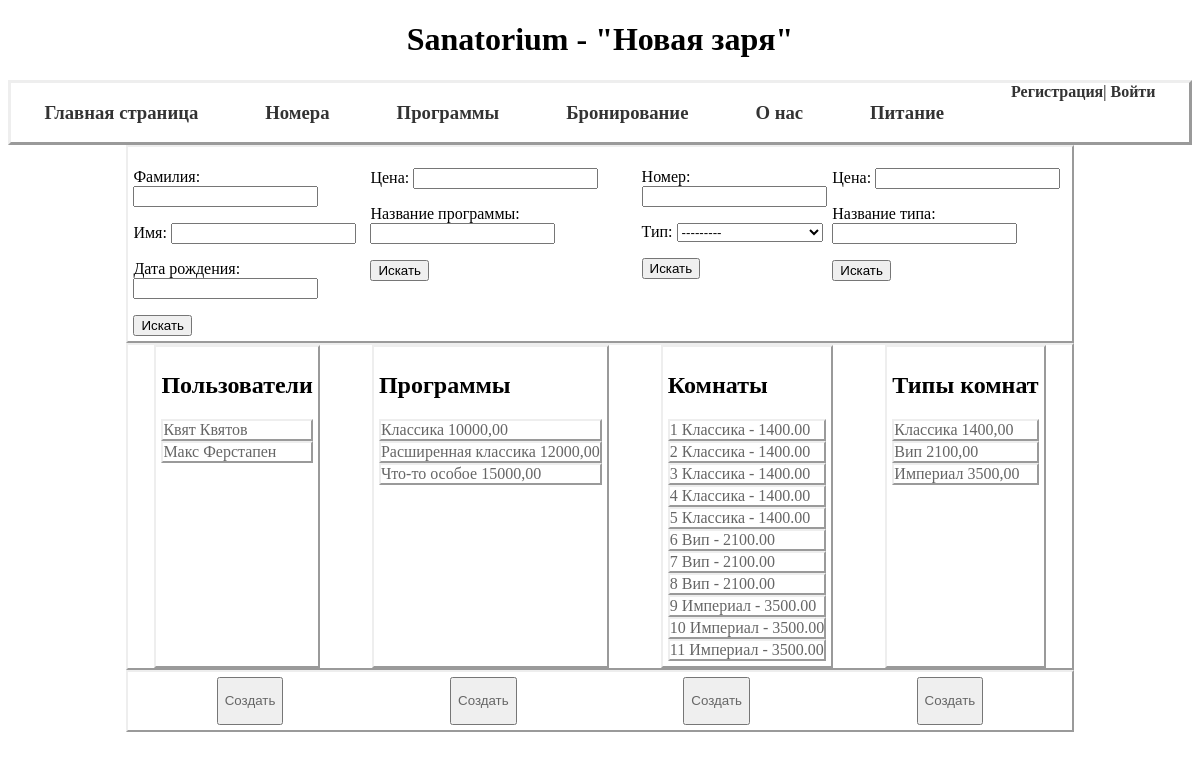
Page /Sanatorium/adminviews/ on the earlier database version.
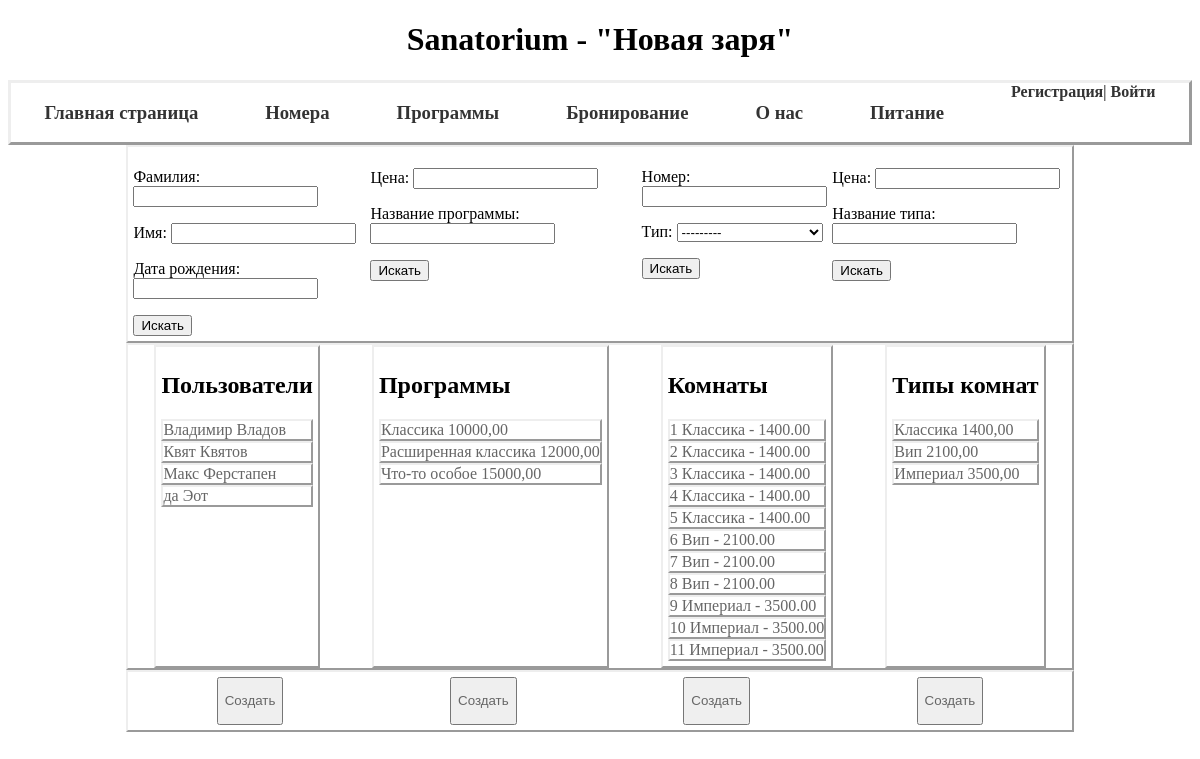
Same page on the later database version.
### Sanatorium/models.py (models this page shows, shortened)
class Users(models.Model):
    user = models.OneToOneField(User, on_delete=models.CASCADE)
    first_name = models.CharField(verbose_name="Имя", blank= True, null =True, max_length=50)
    last_name = models.CharField(verbose_name="Фамилия",blank = True, null=True, max_length=50)
    middle_name = models.CharField(verbose_name="Отчество", max_length=50,blank = True, null=True)
    birth_date = models.DateField(verbose_name="Дата рождения", default=date(2000, 1, 1))
    create_at = models.DateTimeField(verbose_name="Дата создания", auto_now_add=True)
    updated_at = models.DateTimeField(verbose_name="Дата изменения ", auto_now=True)
    class Meta:
        verbose_name = "Пользователь"
        verbose_name_plural = "Пользователи"
        ordering = ['last_name', 'first_name']

class Program(models.Model):
    name = models.CharField(verbose_name="Название программы", max_length=50)
    price = models.DecimalField(verbose_name="Цена", max_digits=15, decimal_places=2)
    description = models.CharField(verbose_name="Описание", max_length=2000, null=True, default="Тут будет описание")
    date = models.IntegerField(verbose_name="Дата проведения", null=True)
    briefly_description = models.CharField(verbose_name="Краткое описание", max_length=1200, null=True,
                                           default="Краткое описание")
    slug = models.SlugField(max_length=255, unique=True, db_index=True, verbose_name='URL', null=True)
    class Meta:
        verbose_name = "Программа"
        verbose_name_plural = "Программы"

class Room(models.Model):
    type = models.ForeignKey('Type', on_delete=models.CASCADE, verbose_name="Тип комнаты")
    image = models.ImageField(upload_to="media/", blank=True, default="media/mask")
    is_order = models.BooleanField(verbose_name="занят", default=False)
    slug = models.SlugField(max_length=255, unique=True, db_index=True, verbose_name="URL", null=True)
    class Meta:
        verbose_name = "Комната"
        verbose_name_plural = "комнаты"

class Type(models.Model):
    name = models.CharField(verbose_name="Тип комнаты", max_length=50)
    price = models.DecimalField(verbose_name="Цена за ночь", max_digits=15, decimal_places=2)
    description = models.CharField(verbose_name="Описание", max_length=1000, default="ничего")
    brify_description = models.CharField(verbose_name="Краткое описание", max_length=700, default="кр опис")
    def __str__(self):
        return f'{self.name} - {self.price}'
    class Meta:
        verbose_name = "Тип"
        verbose_name_plural = "Типы"

### Sanatorium/views.py (the view)
class AdminViews(DataMixin,ListView):
    template_name = "sanatorium/admiinpage.html"
    model = Users
    context_object_name = "user"
    paginate_by = 20
    def get_context_data(self, *, object_list=None, **kwargs):
        context = super().get_context_data(**kwargs)
        queryset = self.get_queryset()
        us_filter = UserFilter(self.request.GET,queryset)
        pr_filter = ProgramFilter(self.request.GET, queryset=Program.objects.all(),prefix="program")
        rm_filter = RoomFilter(self.request.GET, queryset=Room.objects.all(),prefix="room")
        tp_filter = TypeFilter(self.request.GET, queryset=Type.objects.all(),prefix="type")
        c_def = self.get_user_context(
            program = pr_filter.qs,
            room = rm_filter.qs,
            type = tp_filter.qs,
            us_filter= us_filter,
            pr_filter=pr_filter,
            rm_filter=rm_filter,
            tp_filter = tp_filter)
        return {**context,**c_def}
    def get_queryset(self):
        queryset = super().get_queryset()
        us_filter = UserFilter(self.request.GET,queryset)
        return us_filter.qs

### Sanatorium/utils.py (called while the page is built)
    def get_user_context(self,**kwargs):
        context = kwargs
        context['menu'] = menu
        context['title']=title
        return context

### Sanatorium/templates/sanatorium/admiinpage.html
{% extends 'sanatorium/base.html' %}
{% block content %}
<div class="filters">
    <form method="get" action="http://127.0.0.1:8000/Sanatorium/adminviews/">
            {{ us_filter.form.as_p }}
            <button type="submit">Искать</button>
    </form>
    <form method="get" action="http://127.0.0.1:8000/Sanatorium/adminviews/">
        {{ pr_filter.form.as_p }}
        <button type="submit">Искать</button>
</form>
    <form method="get" action="http://127.0.0.1:8000/Sanatorium/adminviews/">
        {{ rm_filter.form.as_p }}
        <button type="submit">Искать</button>
</form>
    <form method="get" action="http://127.0.0.1:8000/Sanatorium/adminviews/">
        {{ tp_filter.form.as_p }}
        <button type="submit">Искать</button>
</form>
</div>
<div class = "lists">
<div class = "userlist">
    <ul>
        <h2>Пользователи</h2>
        {%for user in user%}
        <li><a href="{% url 'edituser' user.id%}">{{user.first_name}} {{user.last_name}}</a></li>
        {%endfor%}
    </ul>
</div>
<div class="programlist">
    <ul>
        <h2>Программы</h2>
        {%for prog in program%}
        <li><a href="{% url 'editprogram' prog.id%}">{{prog.name}} {{prog.price}}</a></li>
        {%endfor%}
    </ul>
</div>
<div class = "roomlist">
<ul>
    <h2>Комнаты</h2>
    {%for room in room%}
    <li><a href="{% url 'editroom' room.id%}">{{room.pk}} {{room.type}}</a></li>
    {%endfor%}
</ul>
</div>
<div class="typelist">
<ul>
    <h2>Типы комнат</h2>
    {%for type in type%}
        <li><a href="{% url 'edittype' type.id%}">{{type.name}} {{type.price}}</a></li>
        {%endfor%}
</ul>
</div>
</div>
<div class = "buttoncreate">
    <div class="createuser"><button><a href="{% url 'createuser' %}"><p>Создать</p></a></button></div>
    <div class="createprogram"><button><a href="{% url 'createprogram' %}"><p>Создать</p></a></button></div>
    <div class="createroom"><button><a href="{% url 'createroom'%}"><p>Создать</p></a></button></div>
    <div class="createtype"><button><a href="{% url 'createtype' %}"><p>Создать</p></a></button></div>
</div>
{% endblock %}

Differences in the rows shown:
added Users: first_name "Владимир", last_name "Владов"
added Users: first_name "да", last_name "Эот"
